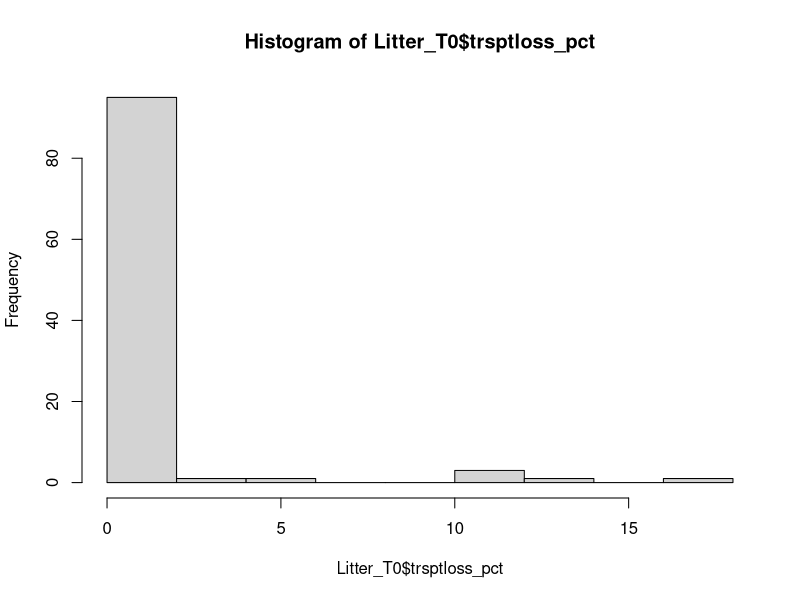
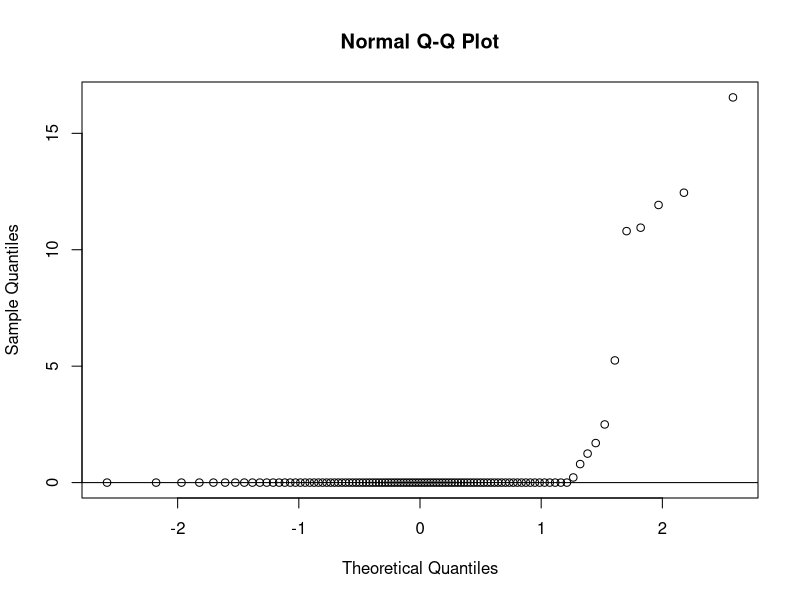

Source code (R) for these figures, in order: (Note: this script raises an error after producing the figures.)
## ---- chunk 1
library(tidyverse)
library(here) 
#library(dplyr)
## ---- chunk 2
####### note - with "here" and synching with GitHub, you should not need to change the path to your computer ######
Litter <- read.csv(here("Litter_2024-08-31.csv"))

## ---- chunk 3
Litter$Species <- factor(Litter$Species)
Litter$Litter_substrate <- factor(Litter$Litter_substrate)
Litter$microsite <- factor(Litter$microsite)
## ---- chunk 4
Litter_T0 <- Litter %>%  # new df that includes only T0 bags, for transport loss calculations
  filter(Month == 0, na.rm = TRUE)

Litter_T0 <- Litter_T0 %>%      # create new variable, transport loss (litter loss in T0 bags, g)
  mutate(trsptloss_g = Initial_mass - Lbag_weight)

Litter_T0 <- Litter_T0 %>%      # create new variable, transport loss (%)
  mutate(trsptloss_pct = trsptloss_g / Initial_mass * 100)
## ---- chunk 5

T0means <- Litter_T0 |>
  group_by(Litter_substrate) |>
  summarize(  N    = sum(!is.na(trsptloss_pct)),
              mean_trsptloss_pct = mean(trsptloss_pct, na.rm=TRUE),
              sd_trsptloss_pct   = sd(trsptloss_pct, na.rm=TRUE),
              se_trsptloss_pct   = sd_trsptloss_pct, na.rm = TRUE / sqrt(N)
  )
print(T0means)  
## ---- chunk 6
hist(Litter_T0$trsptloss_pct)
# check for normality of distribution of transport losses
qqnorm(Litter_T0$trsptloss_pct)
qqline(Litter_T0$trsptloss_pct) # visualize the data - if normal the data should fall fairly closely to the line 

## ---- chunk 7

### HT: Note that percent ash seems very low for time 0 -- these should be double-checked to increase our confidence
Litter <- Litter |>
  mutate(
    sample_mass = Sample_cruc_mass - Crucible_mass,
    ash_mass = Ash_cruc_mass - Crucible_mass,
    pct_ash = (ash_mass/sample_mass)*100
  )
## ---- chunk 8
## HT(2024-08-31): I changed the code below so that a new variable is defined ("mean_pct_ash"). This should fix #the problem with the empty columns for sd_pct_ash and se_pct_ash

### HT(2024-09-17): I think that a prior iteration of this code did not include species. I don't think that species should be included since the species of the hummock should not affect the ash content of the litter. As it is currently, there are separate means for each species, which is not necessary. The other issue is that this causes the variables in the next code chunk to be referenced incorrectly (they are referenced by position in the table, so adding the species column changes the position of the variables). I have removed the species column from the group_by function.

pct_ash_means <- Litter |>
  group_by(Litter_substrate, Month) |>
  summarise(
      N    = sum(!is.na(pct_ash)),
         mean_pct_ash = mean(pct_ash, na.rm=TRUE),
         sd_pct_ash   = sd(pct_ash, na.rm=TRUE),
         se_pct_ash   = sd_pct_ash / sqrt(N))



## ---- chunk 9
# define new variables for the inital percent ash for grass and shrub litter
### HT(2024-09-17): by removing the species column in the code chunk above, we now how the correct position for the grass and shrub ash values (in the past iteration these variables returned 15 and 16, which were the sample sizes)
grass_initial_pctash <- as.numeric(pct_ash_means[1,4])
shrub_initial_pctash <- as.numeric(pct_ash_means[5,4])
## ---- chunk 10

# calculate ash-free initial and final litter masses
Litter <- Litter |>
  mutate(
    Initial_mass_ash_free = ifelse(Litter_substrate == "Grass", 
                                   Initial_mass * (100 - grass_initial_pctash) / 100, 
                                   ifelse(Litter_substrate == "Shrub", 
                                          Initial_mass * (100 - shrub_initial_pctash) / 100, 
                                          NA)), # use NA for (non-existent) other cases
    Final_mass_ash_free = Lbag_weight * (100 - pct_ash) / 100,
    Pct_mass_remaining_ash_free = Final_mass_ash_free/Initial_mass_ash_free *100
  ) 
## ---- chunk 11
# define new variables for the inital percent ash for grass and shrub litter
### HT(2024-09-17): These were already defined above (grass_initial_pctash, shrub
#initial_pctash) so I have commented them out
#grass_nitro_pctash <- as.numeric(pct_ash_means[1,4])
#shrub_nitro_pctash <- as.numeric(pct_ash_means[5,4])

## ---- chunk 12

# calculate ash-free initial and final percent N
### (2024-09-19 HT): I got confused here with variable names and started out changing to make sure that I was tracking correctly mass, percent, ash-free, etc. I also wrote some code illustrating how I typically do this calculation. I usually just work with the mass of N - we know this from the elemental analysis multiplied by the sample mass. We can then calculate the ash-free mass of N by multiplying the mass of N by the ash-free mass of the sample, and do the same for the final masses. Take a look, see if this makes sense, and let me know if you have questions.

# Original code
Litter <- Litter |>

  mutate(

    Init_nitrogen_ash_free = ifelse(Litter_substrate == "Grass", 
                               nitrogen * (100 - grass_initial_pctash) / 100, 
                               ifelse(Litter_substrate == "Shrub", 
                                      nitrogen * (100 - shrub_initial_pctash) / 100, 
                                      NA)), # adjust nitrogen content based on ash content
    Final_nitrogen_ash_free = Init_nitrogen_ash_free * (100 - pct_ash) / 100,
    Pct_nitrogen_remaining_ash_free = Final_nitrogen_ash_free / nitrogen_ash_free * 100
  )

# Heather's code
### BUT we do not have initial percent nitrogen ... we could calculate a mean value for each species like we do for ash content, but I believe that we don't have any time 0 N data, right? Given this I would suggest just presenting data as final ash-free percent N. The other option would be to come up with some estimate of the intial percent N and use that.
Litter2 <- Litter |>
  mutate(
    Init_N_mass = Init_pct_nitrogen/100*Initial_mass,
    Final_N_mass = nitrogen/100*Lbag_weight,
    Init_pctN_ash_free = Init_N_mass / Initial_mass_ash_free * 100,
    Final_pctN_ash_free = Final_N_mass / Final_mass_ash_free * 100,    
    Pct_N_remaining = Init_N_mass / Final_N_mass * 100
  )
